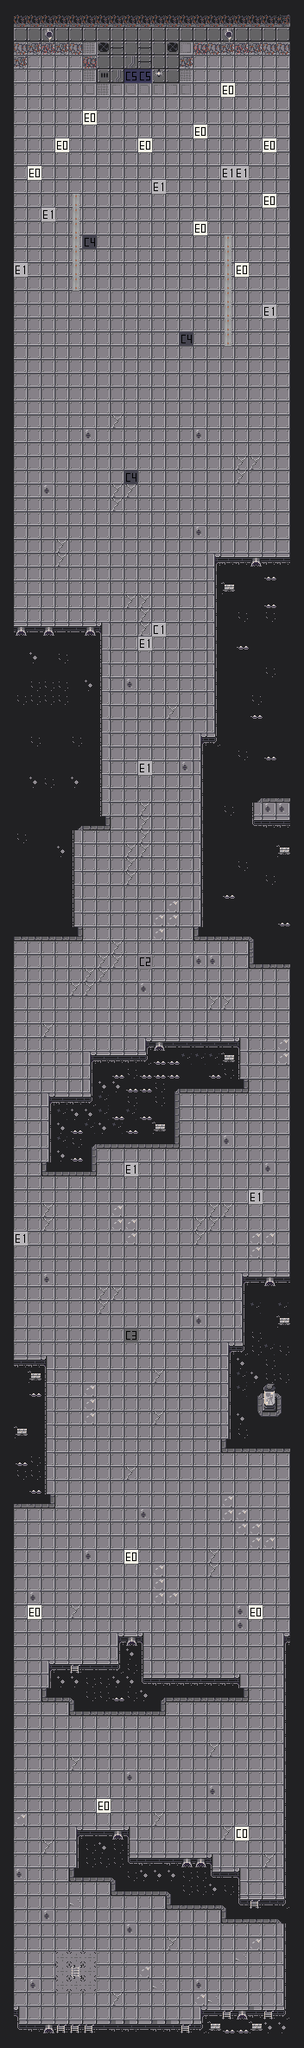

This game map was drawn from its Tiled (.tmx) file and the tilesets committed beside it. A one-line description and the trimmed map source follow:
An orthogonal 22x148 tile map with 16x16 px tiles, 2 tile layers (background, foreground).

<map version="1.5" tiledversion="2021.03.23" orientation="orthogonal" renderorder="right-down" width="22" height="148" tilewidth="16" tileheight="16" infinite="0" nextlayerid="5" nextobjectid="1">
 <editorsettings>
  <export target="level2/level2.csv" format="csv" />
 </editorsettings>
 <tileset firstgid="1" source="Tilesheet.tsx" />
 <layer id="1" name="background" width="22" height="148">
  <data>[3256 cells, 2618 non-empty, 31 distinct tile ids]</data>
 </layer>
 <layer id="2" name="foreground" width="22" height="148">
  <data>[3256 cells, 728 non-empty, 45 distinct tile ids]</data>
 </layer>
</map>
